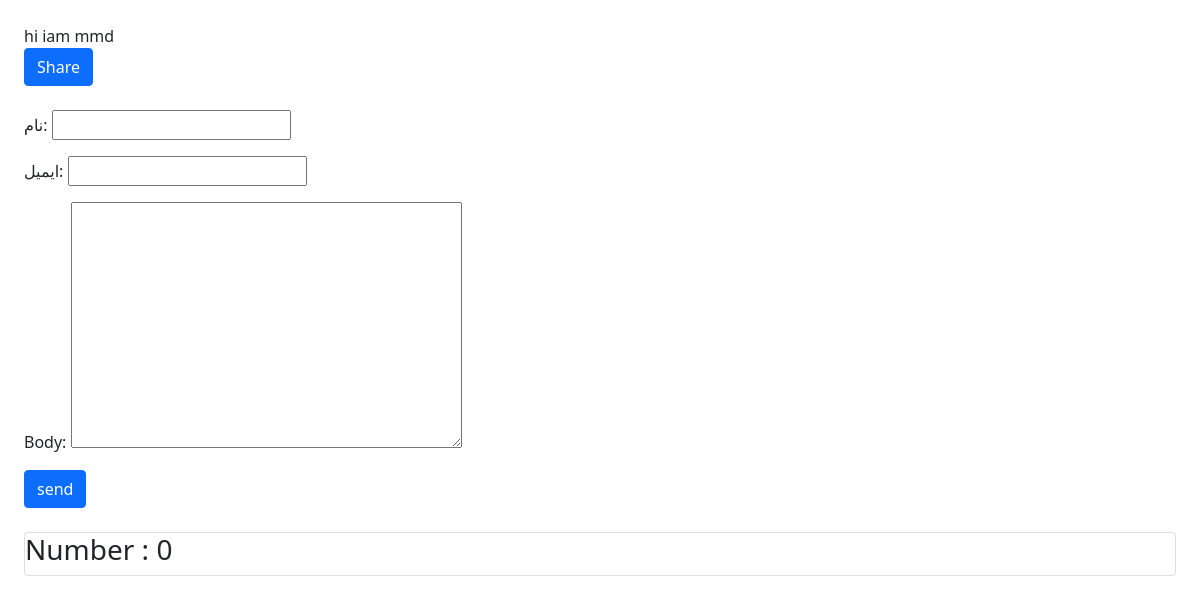
The app's page /new-post/, older data.
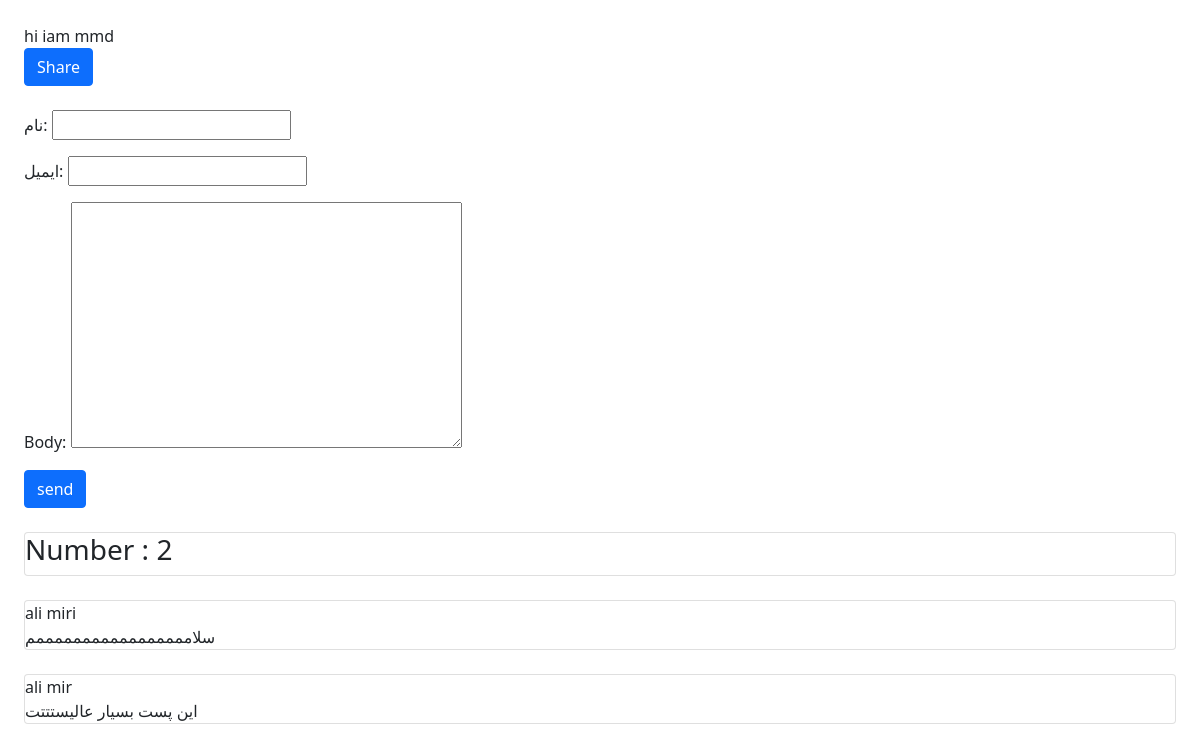
The same page, newer data.
### myblog/models.py (models this page shows, shortened)
class Post(models.Model):
    STATUS = (
        ("draft", 'Draft'),
        ("published", 'Published'),
    )
    author = models.ForeignKey(User, on_delete=models.CASCADE, related_name="blog_posts")
    slug = models.SlugField(max_length=250, unique_for_date="publish")
    title = models.CharField(max_length=250)
    body = models.TextField()
    publish = models.DateTimeField(default=timezone.now)
    created = models.DateTimeField(auto_now_add=True)
    updated = models.DateTimeField(auto_now=True)
    status = models.CharField(max_length=10, choices=STATUS, default='draft')
    objects = models.Manager()
    published = PublishedManager()

class Comments(models.Model):
    post = models.ForeignKey(Post, on_delete=models.CASCADE, related_name="comments")
    name = models.CharField(_("نام") ,max_length=50)
    email = models.EmailField(_("ایمیل"), max_length=254, null=True)
    body = models.TextField()
    created = models.DateTimeField(auto_now_add=True)
    updated = models.DateField(auto_now=True)
    active = models.BooleanField(default=True)
    class Meta:
        ordering = ('created',)

### myblog/views.py (the view)
# urls.py: path("<slug:post>/",views.post_detail,name="post_detail"),
def post_detail(request, post):
    post = get_object_or_404(Post,slug=post,status="published")
    comments = post.comments.filter(active=True)
    if request.method == 'POST':
        comment_form = CommentForm(data=request.POST)
        if comment_form.is_valid():
            new_comment = comment_form.save(commit=False)
            new_comment.post = post
            new_comment.save()
            return HttpResponseRedirect(request.path_info)
    else:
        comment_form = CommentForm()
    context = {
        "post":post,
        "form":comment_form,
        "comments":comments
    }
    return render(request, 'blog/post/detail.html', context)

### myblog/forms.py
class CommentForm(forms.ModelForm):
    class Meta:
        model = Comments
        fields = ("name", "email", "body")

### templates/blog/post/detail.html (shortened to what this page needs)
{% extends 'base.html' %}
{% block content %}
    <div class="m-4">
        {{post.title}}
        <p>
            <a href="{% url 'myblog:post_share' post.id %}" class="btn btn-primary">Share</a>
        </p>
    </div>
    <div class="m-4">
        <form method="POST">
            {{form.as_p}}
            <input  type="submit" class="btn btn-primary" value="send">
        </form>
    </div>
    {% with comments.count as total_comments %}
        <div class="card m-4">
            <h3>Number : {{total_comments}}</h3>
        </div>
    {% endwith %}
    <div class="m-4">
        {% for cm in comments %}
            <div class="card mt-4">
                {{cm.name}}
                <br>
                {{cm.body}}
                <br>
            </div>
        {% endfor %}
    </div>
{% endblock %}

### templates/base.html (shortened to what this page needs)
<!DOCTYPE html>
<html lang="en">
<head>
    <link href="https://cdn.jsdelivr.net/npm/bootstrap@5.1.3/dist/css/bootstrap.min.css" rel="stylesheet">
    {% load static %}
    <link rel="stylesheet" type="text/css" href="{% static 'blog/style.css' %}">
</head>
<body>
    {% block content %}{% endblock content %}
</body>
</html>

Row changes from the older to the newer data that the page shows:
added Comments: name "ali miri", body "سلامممممممممممممممممم"
added Comments: name "ali mir", body "این پست بسیار عالیستتتت"
Text that changed along with them:
{{ total_comments }}: "0" → "2"
